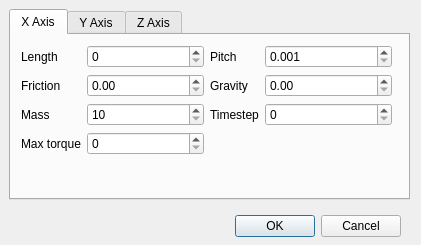
<?xml version="1.0" encoding="UTF-8"?>
<ui version="4.0">
 <class>Dialog</class>
 <widget class="QDialog" name="Dialog">
  <property name="geometry">
   <rect>
    <x>0</x>
    <y>0</y>
    <width>421</width>
    <height>245</height>
   </rect>
  </property>
  <property name="windowTitle">
   <string>Dialog</string>
  </property>
  <widget class="QDialogButtonBox" name="buttonBox">
   <property name="geometry">
    <rect>
     <x>60</x>
     <y>210</y>
     <width>341</width>
     <height>32</height>
    </rect>
   </property>
   <property name="orientation">
    <enum>Qt::Horizontal</enum>
   </property>
   <property name="standardButtons">
    <set>QDialogButtonBox::Cancel|QDialogButtonBox::Ok</set>
   </property>
  </widget>
  <widget class="QTabWidget" name="tabWidget">
   <property name="geometry">
    <rect>
     <x>9</x>
     <y>9</y>
     <width>401</width>
     <height>191</height>
    </rect>
   </property>
   <property name="currentIndex">
    <number>0</number>
   </property>
   <widget class="QWidget" name="tab">
    <attribute name="title">
     <string>X Axis</string>
    </attribute>
    <widget class="QWidget" name="horizontalLayoutWidget_4">
     <property name="geometry">
      <rect>
       <x>10</x>
       <y>10</y>
       <width>371</width>
       <height>149</height>
      </rect>
     </property>
     <layout class="QHBoxLayout" name="horizontalLayout_4">
      <item>
       <layout class="QFormLayout" name="formLayout_7">
        <item row="0" column="0">
         <widget class="QLabel" name="label_23">
          <property name="text">
           <string>Length</string>
          </property>
         </widget>
        </item>
        <item row="1" column="0">
         <widget class="QLabel" name="label_24">
          <property name="text">
           <string>Friction</string>
          </property>
         </widget>
        </item>
        <item row="2" column="0">
         <widget class="QLabel" name="label_25">
          <property name="text">
           <string>Mass</string>
          </property>
         </widget>
        </item>
        <item row="3" column="0">
         <widget class="QLabel" name="label_26">
          <property name="text">
           <string>Max torque</string>
          </property>
         </widget>
        </item>
        <item row="0" column="1">
         <widget class="QDoubleSpinBox" name="xLength">
          <property name="sizePolicy">
           <sizepolicy hsizetype="MinimumExpanding" vsizetype="Fixed">
            <horstretch>0</horstretch>
            <verstretch>0</verstretch>
           </sizepolicy>
          </property>
          <property name="minimumSize">
           <size>
            <width>100</width>
            <height>0</height>
           </size>
          </property>
          <property name="decimals">
           <number>0</number>
          </property>
          <property name="maximum">
           <double>5000.000000000000000</double>
          </property>
         </widget>
        </item>
        <item row="1" column="1">
         <widget class="QDoubleSpinBox" name="xFriction">
          <property name="sizePolicy">
           <sizepolicy hsizetype="MinimumExpanding" vsizetype="Fixed">
            <horstretch>0</horstretch>
            <verstretch>0</verstretch>
           </sizepolicy>
          </property>
          <property name="minimumSize">
           <size>
            <width>100</width>
            <height>0</height>
           </size>
          </property>
          <property name="maximum">
           <double>5000.000000000000000</double>
          </property>
         </widget>
        </item>
        <item row="2" column="1">
         <widget class="QDoubleSpinBox" name="xMass">
          <property name="sizePolicy">
           <sizepolicy hsizetype="MinimumExpanding" vsizetype="Fixed">
            <horstretch>0</horstretch>
            <verstretch>0</verstretch>
           </sizepolicy>
          </property>
          <property name="minimumSize">
           <size>
            <width>100</width>
            <height>0</height>
           </size>
          </property>
          <property name="decimals">
           <number>0</number>
          </property>
          <property name="minimum">
           <double>10.000000000000000</double>
          </property>
          <property name="maximum">
           <double>10000.000000000000000</double>
          </property>
          <property name="singleStep">
           <double>10.000000000000000</double>
          </property>
         </widget>
        </item>
        <item row="3" column="1">
         <widget class="QDoubleSpinBox" name="xMaxTorque">
          <property name="sizePolicy">
           <sizepolicy hsizetype="MinimumExpanding" vsizetype="Fixed">
            <horstretch>0</horstretch>
            <verstretch>0</verstretch>
           </sizepolicy>
          </property>
          <property name="minimumSize">
           <size>
            <width>100</width>
            <height>0</height>
           </size>
          </property>
          <property name="decimals">
           <number>0</number>
          </property>
          <property name="maximum">
           <double>200.000000000000000</double>
          </property>
          <property name="singleStep">
           <double>5.000000000000000</double>
          </property>
         </widget>
        </item>
       </layout>
      </item>
      <item>
       <layout class="QFormLayout" name="formLayout_8">
        <item row="0" column="0">
         <widget class="QLabel" name="label_27">
          <property name="text">
           <string>Pitch</string>
          </property>
         </widget>
        </item>
        <item row="1" column="0">
         <widget class="QLabel" name="label_28">
          <property name="text">
           <string>Gravity</string>
          </property>
         </widget>
        </item>
        <item row="2" column="0">
         <widget class="QLabel" name="label_29">
          <property name="text">
           <string>Timestep</string>
          </property>
         </widget>
        </item>
        <item row="0" column="1">
         <widget class="QDoubleSpinBox" name="xPitch">
          <property name="sizePolicy">
           <sizepolicy hsizetype="MinimumExpanding" vsizetype="Fixed">
            <horstretch>0</horstretch>
            <verstretch>0</verstretch>
           </sizepolicy>
          </property>
          <property name="minimumSize">
           <size>
            <width>100</width>
            <height>0</height>
           </size>
          </property>
          <property name="toolTip">
           <string>m/rev</string>
          </property>
          <property name="decimals">
           <number>3</number>
          </property>
          <property name="minimum">
           <double>0.001000000000000</double>
          </property>
          <property name="maximum">
           <double>10.000000000000000</double>
          </property>
          <property name="singleStep">
           <double>0.010000000000000</double>
          </property>
         </widget>
        </item>
        <item row="1" column="1">
         <widget class="QDoubleSpinBox" name="xGravity">
          <property name="sizePolicy">
           <sizepolicy hsizetype="MinimumExpanding" vsizetype="Fixed">
            <horstretch>0</horstretch>
            <verstretch>0</verstretch>
           </sizepolicy>
          </property>
          <property name="minimumSize">
           <size>
            <width>100</width>
            <height>0</height>
           </size>
          </property>
          <property name="maximum">
           <double>9.810000000000000</double>
          </property>
         </widget>
        </item>
        <item row="2" column="1">
         <widget class="QDoubleSpinBox" name="xTimestep">
          <property name="sizePolicy">
           <sizepolicy hsizetype="MinimumExpanding" vsizetype="Fixed">
            <horstretch>0</horstretch>
            <verstretch>0</verstretch>
           </sizepolicy>
          </property>
          <property name="minimumSize">
           <size>
            <width>100</width>
            <height>0</height>
           </size>
          </property>
          <property name="decimals">
           <number>0</number>
          </property>
         </widget>
        </item>
       </layout>
      </item>
     </layout>
    </widget>
   </widget>
   <widget class="QWidget" name="tab_3">
    <attribute name="title">
     <string>Y Axis</string>
    </attribute>
    <widget class="QWidget" name="horizontalLayoutWidget_2">
     <property name="geometry">
      <rect>
       <x>10</x>
       <y>10</y>
       <width>371</width>
       <height>149</height>
      </rect>
     </property>
     <layout class="QHBoxLayout" name="horizontalLayout_2">
      <item>
       <layout class="QFormLayout" name="formLayout_3">
        <item row="0" column="0">
         <widget class="QLabel" name="label_8">
          <property name="text">
           <string>Length</string>
          </property>
         </widget>
        </item>
        <item row="1" column="0">
         <widget class="QLabel" name="label_9">
          <property name="text">
           <string>Friction</string>
          </property>
         </widget>
        </item>
        <item row="2" column="0">
         <widget class="QLabel" name="label_10">
          <property name="text">
           <string>Mass</string>
          </property>
         </widget>
        </item>
        <item row="3" column="0">
         <widget class="QLabel" name="label_11">
          <property name="text">
           <string>Max torque</string>
          </property>
         </widget>
        </item>
        <item row="0" column="1">
         <widget class="QDoubleSpinBox" name="yLength">
          <property name="sizePolicy">
           <sizepolicy hsizetype="MinimumExpanding" vsizetype="Fixed">
            <horstretch>0</horstretch>
            <verstretch>0</verstretch>
           </sizepolicy>
          </property>
          <property name="minimumSize">
           <size>
            <width>100</width>
            <height>0</height>
           </size>
          </property>
          <property name="decimals">
           <number>0</number>
          </property>
          <property name="maximum">
           <double>5000.000000000000000</double>
          </property>
         </widget>
        </item>
        <item row="1" column="1">
         <widget class="QDoubleSpinBox" name="yFriction">
          <property name="sizePolicy">
           <sizepolicy hsizetype="MinimumExpanding" vsizetype="Fixed">
            <horstretch>0</horstretch>
            <verstretch>0</verstretch>
           </sizepolicy>
          </property>
          <property name="minimumSize">
           <size>
            <width>100</width>
            <height>0</height>
           </size>
          </property>
          <property name="maximum">
           <double>5000.000000000000000</double>
          </property>
         </widget>
        </item>
        <item row="2" column="1">
         <widget class="QDoubleSpinBox" name="yMass">
          <property name="sizePolicy">
           <sizepolicy hsizetype="MinimumExpanding" vsizetype="Fixed">
            <horstretch>0</horstretch>
            <verstretch>0</verstretch>
           </sizepolicy>
          </property>
          <property name="minimumSize">
           <size>
            <width>100</width>
            <height>0</height>
           </size>
          </property>
          <property name="decimals">
           <number>0</number>
          </property>
          <property name="minimum">
           <double>10.000000000000000</double>
          </property>
          <property name="maximum">
           <double>10000.000000000000000</double>
          </property>
          <property name="singleStep">
           <double>10.000000000000000</double>
          </property>
         </widget>
        </item>
        <item row="3" column="1">
         <widget class="QDoubleSpinBox" name="yMaxTorque">
          <property name="sizePolicy">
           <sizepolicy hsizetype="MinimumExpanding" vsizetype="Fixed">
            <horstretch>0</horstretch>
            <verstretch>0</verstretch>
           </sizepolicy>
          </property>
          <property name="minimumSize">
           <size>
            <width>100</width>
            <height>0</height>
           </size>
          </property>
          <property name="decimals">
           <number>0</number>
          </property>
          <property name="maximum">
           <double>200.000000000000000</double>
          </property>
          <property name="singleStep">
           <double>5.000000000000000</double>
          </property>
         </widget>
        </item>
       </layout>
      </item>
      <item>
       <layout class="QFormLayout" name="formLayout_4">
        <item row="0" column="0">
         <widget class="QLabel" name="label_12">
          <property name="text">
           <string>Pitch</string>
          </property>
         </widget>
        </item>
        <item row="1" column="0">
         <widget class="QLabel" name="label_13">
          <property name="text">
           <string>Gravity</string>
          </property>
         </widget>
        </item>
        <item row="2" column="0">
         <widget class="QLabel" name="label_14">
          <property name="text">
           <string>Timestep</string>
          </property>
         </widget>
        </item>
        <item row="0" column="1">
         <widget class="QDoubleSpinBox" name="yPitch">
          <property name="sizePolicy">
           <sizepolicy hsizetype="MinimumExpanding" vsizetype="Fixed">
            <horstretch>0</horstretch>
            <verstretch>0</verstretch>
           </sizepolicy>
          </property>
          <property name="minimumSize">
           <size>
            <width>100</width>
            <height>0</height>
           </size>
          </property>
          <property name="toolTip">
           <string>m/rev</string>
          </property>
          <property name="decimals">
           <number>3</number>
          </property>
          <property name="minimum">
           <double>0.001000000000000</double>
          </property>
          <property name="maximum">
           <double>10.000000000000000</double>
          </property>
          <property name="singleStep">
           <double>0.010000000000000</double>
          </property>
         </widget>
        </item>
        <item row="1" column="1">
         <widget class="QDoubleSpinBox" name="yGravity">
          <property name="sizePolicy">
           <sizepolicy hsizetype="MinimumExpanding" vsizetype="Fixed">
            <horstretch>0</horstretch>
            <verstretch>0</verstretch>
           </sizepolicy>
          </property>
          <property name="minimumSize">
           <size>
            <width>100</width>
            <height>0</height>
           </size>
          </property>
          <property name="maximum">
           <double>9.810000000000000</double>
          </property>
         </widget>
        </item>
        <item row="2" column="1">
         <widget class="QDoubleSpinBox" name="yTimestep">
          <property name="sizePolicy">
           <sizepolicy hsizetype="MinimumExpanding" vsizetype="Fixed">
            <horstretch>0</horstretch>
            <verstretch>0</verstretch>
           </sizepolicy>
          </property>
          <property name="minimumSize">
           <size>
            <width>100</width>
            <height>0</height>
           </size>
          </property>
          <property name="decimals">
           <number>0</number>
          </property>
         </widget>
        </item>
       </layout>
      </item>
     </layout>
    </widget>
   </widget>
   <widget class="QWidget" name="tab_2">
    <attribute name="title">
     <string>Z Axis</string>
    </attribute>
    <widget class="QWidget" name="horizontalLayoutWidget_3">
     <property name="geometry">
      <rect>
       <x>10</x>
       <y>10</y>
       <width>371</width>
       <height>149</height>
      </rect>
     </property>
     <layout class="QHBoxLayout" name="horizontalLayout_3">
      <item>
       <layout class="QFormLayout" name="formLayout_5">
        <item row="0" column="0">
         <widget class="QLabel" name="label_15">
          <property name="text">
           <string>Length</string>
          </property>
         </widget>
        </item>
        <item row="1" column="0">
         <widget class="QLabel" name="label_16">
          <property name="text">
           <string>Friction</string>
          </property>
         </widget>
        </item>
        <item row="2" column="0">
         <widget class="QLabel" name="label_17">
          <property name="text">
           <string>Mass</string>
          </property>
         </widget>
        </item>
        <item row="3" column="0">
         <widget class="QLabel" name="label_18">
          <property name="text">
           <string>Max torque</string>
          </property>
         </widget>
        </item>
        <item row="0" column="1">
         <widget class="QDoubleSpinBox" name="zLength">
          <property name="sizePolicy">
           <sizepolicy hsizetype="MinimumExpanding" vsizetype="Fixed">
            <horstretch>0</horstretch>
            <verstretch>0</verstretch>
           </sizepolicy>
          </property>
          <property name="minimumSize">
           <size>
            <width>100</width>
            <height>0</height>
           </size>
          </property>
          <property name="decimals">
           <number>0</number>
          </property>
          <property name="maximum">
           <double>5000.000000000000000</double>
          </property>
         </widget>
        </item>
        <item row="1" column="1">
         <widget class="QDoubleSpinBox" name="zFriction">
          <property name="sizePolicy">
           <sizepolicy hsizetype="MinimumExpanding" vsizetype="Fixed">
            <horstretch>0</horstretch>
            <verstretch>0</verstretch>
           </sizepolicy>
          </property>
          <property name="minimumSize">
           <size>
            <width>100</width>
            <height>0</height>
           </size>
          </property>
          <property name="maximum">
           <double>5000.000000000000000</double>
          </property>
         </widget>
        </item>
        <item row="2" column="1">
         <widget class="QDoubleSpinBox" name="zMass">
          <property name="sizePolicy">
           <sizepolicy hsizetype="MinimumExpanding" vsizetype="Fixed">
            <horstretch>0</horstretch>
            <verstretch>0</verstretch>
           </sizepolicy>
          </property>
          <property name="minimumSize">
           <size>
            <width>100</width>
            <height>0</height>
           </size>
          </property>
          <property name="decimals">
           <number>0</number>
          </property>
          <property name="minimum">
           <double>10.000000000000000</double>
          </property>
          <property name="maximum">
           <double>10000.000000000000000</double>
          </property>
          <property name="singleStep">
           <double>10.000000000000000</double>
          </property>
         </widget>
        </item>
        <item row="3" column="1">
         <widget class="QDoubleSpinBox" name="zMaxTorque">
          <property name="sizePolicy">
           <sizepolicy hsizetype="MinimumExpanding" vsizetype="Fixed">
            <horstretch>0</horstretch>
            <verstretch>0</verstretch>
           </sizepolicy>
          </property>
          <property name="minimumSize">
           <size>
            <width>100</width>
            <height>0</height>
           </size>
          </property>
          <property name="decimals">
           <number>0</number>
          </property>
          <property name="maximum">
           <double>200.000000000000000</double>
          </property>
          <property name="singleStep">
           <double>5.000000000000000</double>
          </property>
         </widget>
        </item>
       </layout>
      </item>
      <item>
       <layout class="QFormLayout" name="formLayout_6">
        <item row="0" column="0">
         <widget class="QLabel" name="label_19">
          <property name="text">
           <string>Pitch</string>
          </property>
         </widget>
        </item>
        <item row="1" column="0">
         <widget class="QLabel" name="label_20">
          <property name="text">
           <string>Gravity</string>
          </property>
         </widget>
        </item>
        <item row="2" column="0">
         <widget class="QLabel" name="label_21">
          <property name="text">
           <string>Timestep</string>
          </property>
         </widget>
        </item>
        <item row="0" column="1">
         <widget class="QDoubleSpinBox" name="zPitch">
          <property name="sizePolicy">
           <sizepolicy hsizetype="MinimumExpanding" vsizetype="Fixed">
            <horstretch>0</horstretch>
            <verstretch>0</verstretch>
           </sizepolicy>
          </property>
          <property name="minimumSize">
           <size>
            <width>100</width>
            <height>0</height>
           </size>
          </property>
          <property name="toolTip">
           <string>m/rev</string>
          </property>
          <property name="decimals">
           <number>3</number>
          </property>
          <property name="minimum">
           <double>0.001000000000000</double>
          </property>
          <property name="maximum">
           <double>10.000000000000000</double>
          </property>
          <property name="singleStep">
           <double>0.010000000000000</double>
          </property>
         </widget>
        </item>
        <item row="1" column="1">
         <widget class="QDoubleSpinBox" name="zGravity">
          <property name="sizePolicy">
           <sizepolicy hsizetype="MinimumExpanding" vsizetype="Fixed">
            <horstretch>0</horstretch>
            <verstretch>0</verstretch>
           </sizepolicy>
          </property>
          <property name="minimumSize">
           <size>
            <width>100</width>
            <height>0</height>
           </size>
          </property>
          <property name="maximum">
           <double>9.810000000000000</double>
          </property>
         </widget>
        </item>
        <item row="2" column="1">
         <widget class="QDoubleSpinBox" name="zTimestep">
          <property name="sizePolicy">
           <sizepolicy hsizetype="MinimumExpanding" vsizetype="Fixed">
            <horstretch>0</horstretch>
            <verstretch>0</verstretch>
           </sizepolicy>
          </property>
          <property name="minimumSize">
           <size>
            <width>100</width>
            <height>0</height>
           </size>
          </property>
          <property name="decimals">
           <number>0</number>
          </property>
         </widget>
        </item>
       </layout>
      </item>
     </layout>
    </widget>
   </widget>
  </widget>
 </widget>
 <resources/>
 <connections>
  <connection>
   <sender>buttonBox</sender>
   <signal>accepted()</signal>
   <receiver>Dialog</receiver>
   <slot>accept()</slot>
   <hints>
    <hint type="sourcelabel">
     <x>248</x>
     <y>254</y>
    </hint>
    <hint type="destinationlabel">
     <x>157</x>
     <y>274</y>
    </hint>
   </hints>
  </connection>
  <connection>
   <sender>buttonBox</sender>
   <signal>rejected()</signal>
   <receiver>Dialog</receiver>
   <slot>reject()</slot>
   <hints>
    <hint type="sourcelabel">
     <x>316</x>
     <y>260</y>
    </hint>
    <hint type="destinationlabel">
     <x>286</x>
     <y>274</y>
    </hint>
   </hints>
  </connection>
 </connections>
</ui>
